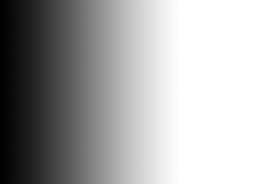
#> input picture opencv/thresholding/image1.jpeg, 275 x 184 px
$ python main.py
#> lines starting #> are read from the running program, lines starting #| are printed output that depends on the picture; after the words box and inside, x2 and y2 are one past the last pixel; in counts of white or black regions, pixels touching at a corner belong together
import cv2


img = cv2.imread("image1.jpeg")
#> img is the input picture: shape (184, 275, 3); min 1, max 255, mean 171.1
img = cv2.cvtColor(img,cv2.COLOR_BGR2GRAY)
#> img: shape (184, 275)


_, threshold = cv2.threshold(img,127,255,cv2.THRESH_BINARY)# 127 den kucuk olan degelri 0(siyah) a eşitledi 127den büyük olan değerleri  255(beyaz) e eşitledi.
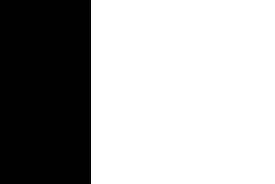
#> threshold: shape (184, 275); 66.9% white; 1 black region, box (x1, y1, x2, y2) and area: (0, 0, 91, 184) 16744
_, thresh_inv = cv2.threshold(img,127,255,cv2.THRESH_BINARY_INV)# 127 den kucuk olan degelri 255 e eşitledi 127den büyük olan değerleri  0 a eşitledi.


_, tozero = cv2.threshold(img,127,255,cv2.THRESH_TOZERO) # 127 den küçük değerleri 0 a eşitledik  127den büyük değerleri değiştirmedi aynen kaldı
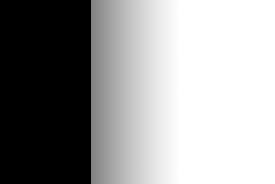
#> tozero: shape (184, 275); min 0, max 255, mean 152.5
_,tozero_inv = cv2.threshold(img,127,255,cv2.THRESH_TOZERO_INV)# 127 den küçük değerleri aynı kalıyor 127den büyük değerleri 0 a eşitledik.
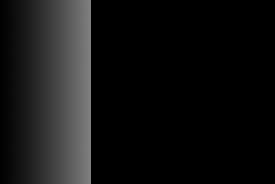
#> tozero_inv: shape (184, 275); min 0, max 127, mean 18.7


cv2.imshow("to zero inv",tozero_inv)
cv2.imshow("to zero",tozero)
cv2.imshow("thresh inv",thresh_inv)
cv2.imshow("thresh ",threshold)
cv2.imshow("image",img)
cv2.waitKey(0)
cv2.destroyAllWindows()
